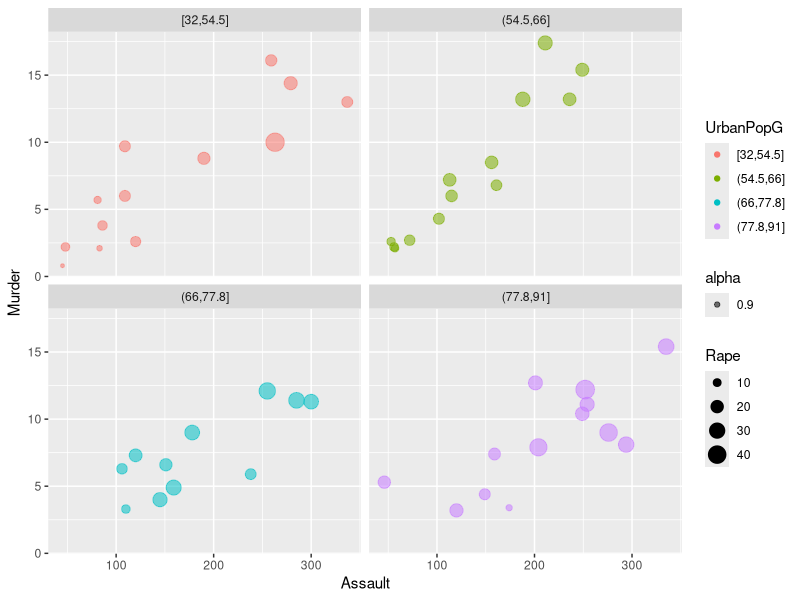
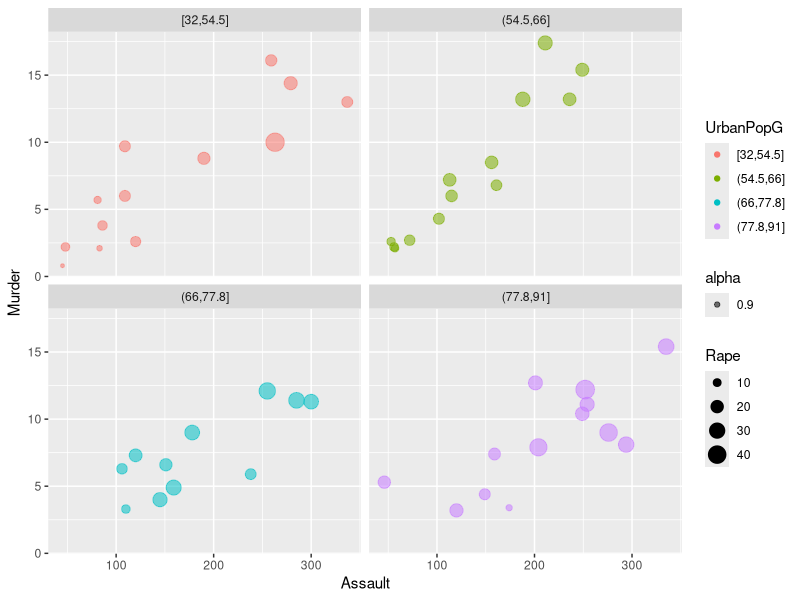

Reproduce these figures in R, in order.
# Assignment 1
# PHC 6194 - Spring 21
# Andrew Cistola
setwd('/home/drewc/GitHub/_colab/PHC6194/_student') # Set wd to project repository

# Q1. Load the built in data "USArrests" and print out the first 6 rows (10pts)
data(USArrests) # Load built in R dataset
df_arrest = data.frame(USArrests) # Save object as data frame
head(df_arrest) # Print mini table with first 6 observations 

# Q2. Categorize UrbanPop into quartiles and save it as a new variable "UrbanPopG" (10pts) 
df_arrest$UrbanPopG = cut(df_arrest$UrbanPop, breaks = quantile(df_arrest$UrbanPop, probs = c(0,0.25,0.5,0.75,1)), include.lowest = T) # Create column of quantiles based on column
df_arrest$UrbanPopG # Show column in dataframe

# Q3. Convert "UrbanPopG" from factor into num (1=1st quartile, 2=2nd quartile, 3=3rd quartile, 4=4th quartile) (10pts)
df_arrest$UrbanPopG = factor(df_arrest$UrbanPopG, labels = c(1, 2, 3, 4)) # Convert column in data frame to factor and define labels
df_arrest$UrbanPopG = as.numeric(df_arrest$UrbanPopG) # Convert column in data frame to numeric
df_arrest$UrbanPopG # Show column in dataframe

#Q4. Subset the data: select rows with Murder>=10 and UrbanPopG>=2, and save them as a dataframe "Q4" (10pts)
df_Q4 = subset(df_arrest, Murder >= 10 & UrbanPopG >= 2) # Subset data frame by multiple column values with boolean operators
print(df_Q4) # Show object in terminal

#Q5. Print out all the name of States included in the dataframe "Q4" (10pts)
v_state = row.names(df_Q4) # Save rownames from data frame as vector
print(v_state) # Show object in terminal

#Q6. Generate a correlatin matrix with pairwise correlations among all variables in USArrests except for UrbanPopG, round the results to 3 decimal places, and save the results as a data.frame.matrix named "Q6" (10pts)
df_arrest = data.frame(USArrests) # Save object as data frame
df_Q6 = round(cor(df_arrest, use = "pairwise.complete.obs"),3) # Create correlation matrix, round to 3 decimal places
print(df_Q6) # Show object in terminal

#Q7. Create a linear regression model using USArrests with Murder as the outcome, and Assault, UrbanPopG (treat it as a categorical variable), and Rape as the predictors, save the model as "Q7", and print out a summary of the model (10pts)
df_arrest = data.frame(USArrests) # Save object as data frame
df_arrest$UrbanPopG = cut(df_arrest$UrbanPop, breaks = quantile(df_arrest$UrbanPop, probs = c(0,0.25,0.5,0.75,1)), include.lowest = T) # Create column of quantiles based on column
linear_Q7 = lm(Murder ~ Assault + factor(UrbanPopG) + Rape, data = df_arrest) # Create multiple linear regression model
summary(linear_Q7) # Print summary of model 

#Q8. Use the package "ggplot2" and the data "USArrests" to create separated scatterplots between Murder and Assault by UrbanPopG (with different colors of the points by UrbanPopG, and size of the points proportional to the value of Rape). Add some transparency (alpha=0.9), and save the plot as Q8 (10pts)
library(ggplot2) # General use plotting library from Hadley Wickham
p_Q8 = ggplot(data = df_arrest, aes(x = Assault, y = Murder)) + geom_point(aes(color = UrbanPopG, size = Rape, alpha = .9)) + facet_wrap(~UrbanPopG) # Create multi-panel plot based on variable with point size and transparency options
ggsave('/home/drewc/GitHub/_colab/PHC6194/_student/_fig/A1_Q8_graph.jpeg', plot = p_Q8)

#Q9. Based on the plot created in Q8, add the title, labels, and a trend line, remove the background shading, and use a cutom color palette of "Reds" (10pts)
p_Q9 = ggplot(data = df_arrest, aes(x = Assault, y = Murder)) + geom_point(aes(color = UrbanPopG, size = Rape, alpha = .9)) + stat_smooth() + facet_wrap(~UrbanPopG) # Create multi-panel plot based on variable with point size and transparency options
ggsave('/home/drewc/GitHub/_colab/PHC6194/_student/_fig/A1_Q9_graph.jpeg', plot = p_Q8)


#Q10. Generate a correlation heatmap among all variables in USArrests except for UrbanPopG, round the results to 3 decimal places (show all the correlation coefficients except for those equal to 1) (10pts)
